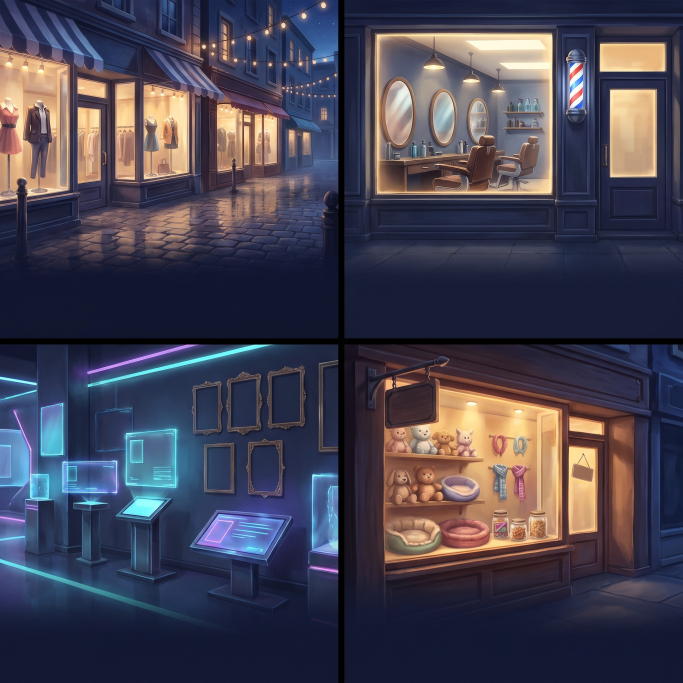
#> input picture shots/pending_art/cal_1125_shopdoors/src_sheet.jpg, 2048 x 2048 px (shown at 1/3 size)
$ python split_pair.py ../../shots/pending_art/cal_1125_shopdoors/src_sheet.jpg ../../shots/pending_art/cal_1125_shopdoors/src_vault.jpg 5 5
#> lines starting #> are read from the running program, lines starting #| are printed output that depends on the picture
"""Split a side-by-side pair (man on the left, woman on the right) into two portrait pictures.

  split_pair.py <in.png> <out_prefix> <width> <height>

Writes <out_prefix>_m.webp and <out_prefix>_f.webp. Each half is cut 10 px clear of the middle (generators often leave a
thin divider there) and a few px off the outer edges, then cropped to the target shape around its centre and scaled.
"""
import sys

from PIL import Image


def main():
    src, pre, W, H = sys.argv[1], sys.argv[2], int(sys.argv[3]), int(sys.argv[4])
    im = Image.open(src).convert("RGB")
#> im is the input picture: PIL image 2048x2048 RGB; mean R, G, B 69.9, 67, 82.3
    w, h = im.size
#> w = 2048; h = 2048
    m = 10 * w // 2048 + 10
#> m = 20
    e = m // 2  # and a little off the outer edges, which can carry a light rim too
#> e = 10
    for k, box in (("m", (e, e, w // 2 - m, h - e)), ("f", (w // 2 + m, e, w - e, h - e))):
        half = im.crop(box)
        hw, hh = half.size
        r = W / H
        if hw / hh > r:
            nw = int(hh * r)
            half = half.crop(((hw - nw) // 2, 0, (hw - nw) // 2 + nw, hh))
        else:
            nh = int(hw / r)
            half = half.crop((0, (hh - nh) // 2, hw, (hh - nh) // 2 + nh))
        out = "%s_%s.webp" % (pre, k)
        half.resize((W, H), Image.LANCZOS).save(out, quality=86, method=6)
        print(out)
#> this loop made 2 passes
#> pass 1, in main, `half = im.crop(box)`:
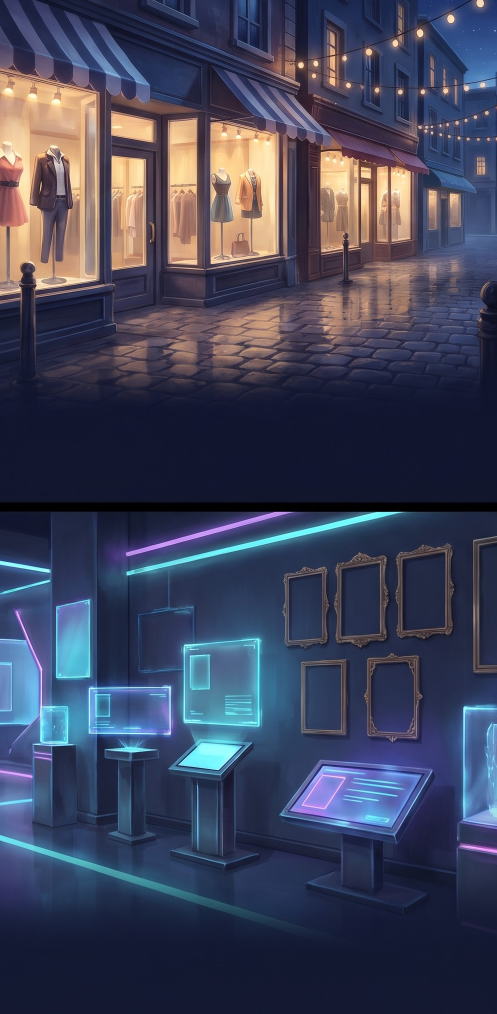
#> half: PIL image 994x2028 RGB (shown at 1/2 size); mean R, G, B 63.6, 67.7, 90.5
#> pass 1, in main, `half = half.crop((0, (hh - nh) // 2, hw, (hh - nh) // 2 + nh))`:
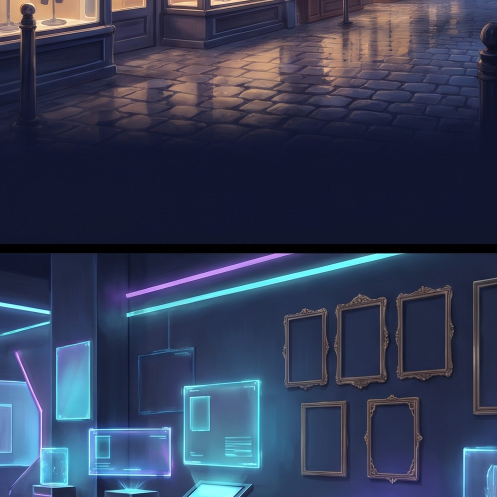
#> half: PIL image 994x994 RGB (shown at 1/2 size); mean R, G, B 52.4, 61.6, 87.2
#> pass 2, in main, `half = im.crop(box)`:
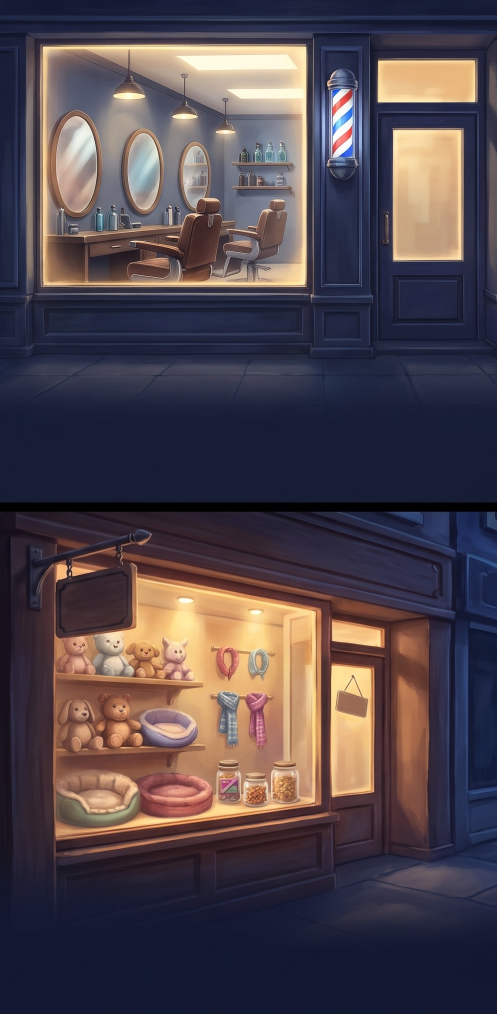
#> half: PIL image 994x2028 RGB (shown at 1/2 size); mean R, G, B 79.5, 68.9, 76.3
#> pass 2, in main, `half = half.crop((0, (hh - nh) // 2, hw, (hh - nh) // 2 + nh))`:
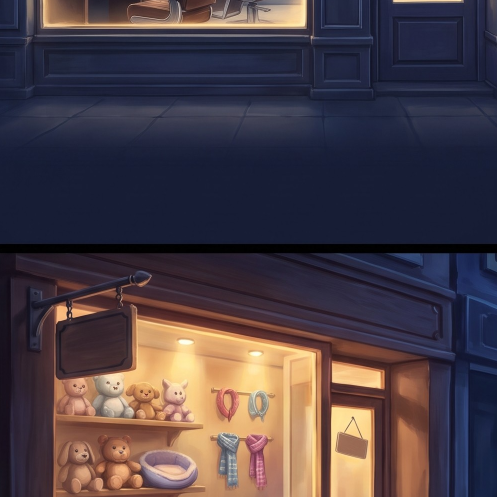
#> half: PIL image 994x994 RGB (shown at 1/2 size); mean R, G, B 74, 62.2, 69.2


if __name__ == "__main__":
    main()
